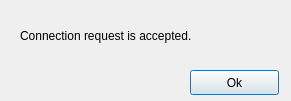
<?xml version="1.0" encoding="UTF-8"?>
<ui version="4.0">
 <class>ConnectionAcceptedDialog</class>
 <widget class="QDialog" name="ConnectionAcceptedDialog">
  <property name="geometry">
   <rect>
    <x>0</x>
    <y>0</y>
    <width>291</width>
    <height>101</height>
   </rect>
  </property>
  <property name="windowTitle">
   <string>Dialog</string>
  </property>
  <widget class="QLabel" name="label">
   <property name="geometry">
    <rect>
     <x>20</x>
     <y>10</y>
     <width>251</width>
     <height>51</height>
    </rect>
   </property>
   <property name="text">
    <string>Connection request is accepted.</string>
   </property>
   <property name="wordWrap">
    <bool>true</bool>
   </property>
  </widget>
  <widget class="QPushButton" name="pushButton">
   <property name="geometry">
    <rect>
     <x>190</x>
     <y>70</y>
     <width>89</width>
     <height>25</height>
    </rect>
   </property>
   <property name="text">
    <string>Ok</string>
   </property>
  </widget>
 </widget>
 <resources/>
 <connections/>
</ui>
